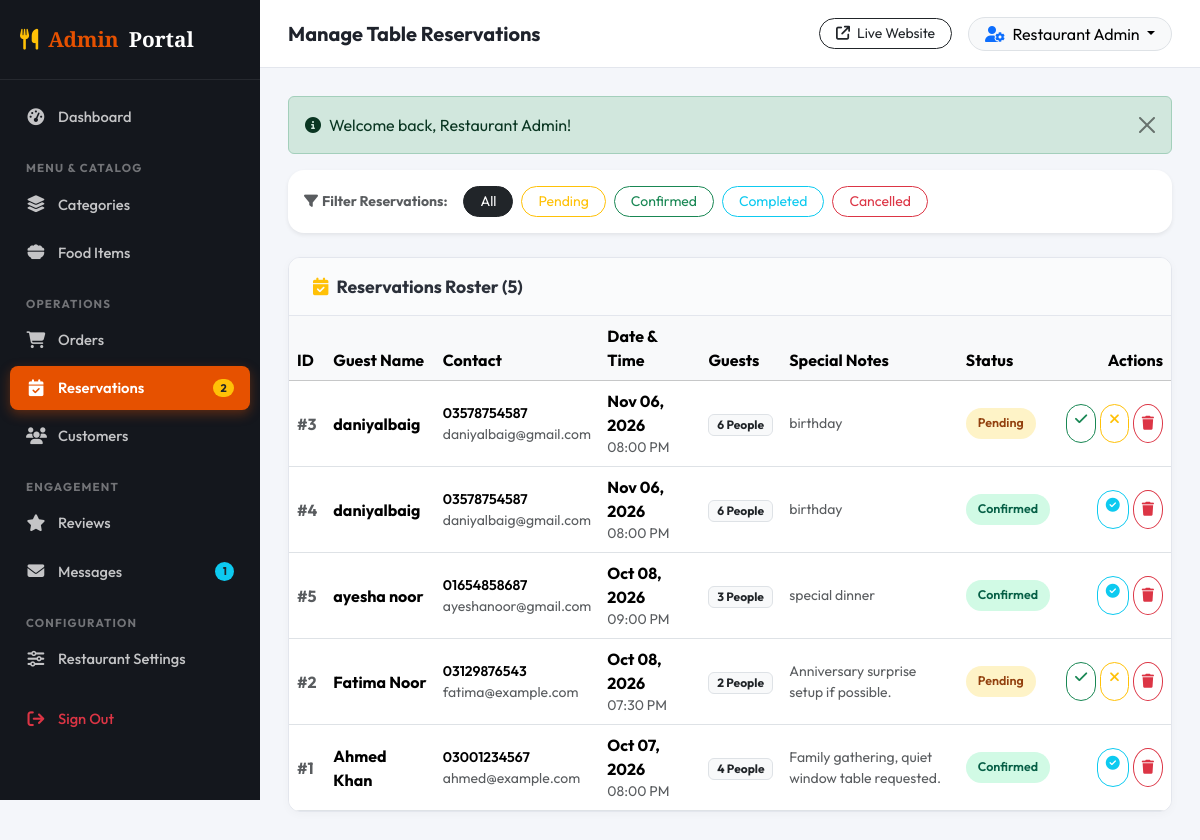
Screenshot of /admin/reservations.php (signed in) with the database file from the repository.
### tables this page shows
CREATE TABLE `reservations` (
  `id` int(11) NOT NULL,
  `user_id` int(11) DEFAULT NULL,
  `customer_name` varchar(100) NOT NULL,
  `email` varchar(150) NOT NULL,
  `phone` varchar(30) NOT NULL,
  `reservation_date` date NOT NULL,
  `reservation_time` time NOT NULL,
  `guests` int(11) NOT NULL DEFAULT 2,
  `special_request` text DEFAULT NULL,
  `status` enum('Pending','Confirmed','Cancelled','Completed') NOT NULL DEFAULT 'Pending',
  `created_at` timestamp NOT NULL DEFAULT current_timestamp()
);

### admin/reservations.php (the view, shortened to what this page needs)
<?php
require_once __DIR__ . '/../config/config.php';
require_once __DIR__ . '/../includes/admin_auth.php';
$filterStatus = sanitize($_GET['status'] ?? 'all');
$sql = "SELECT * FROM reservations";
$params = [];
$sql .= " ORDER BY reservation_date DESC, reservation_time DESC";
$stmt = $pdo->prepare($sql);
$stmt->execute($params);
$reservations = $stmt->fetchAll();
include __DIR__ . '/header.php';
?>
<div class="card border-0 shadow-sm rounded-4 p-3 bg-white mb-4">
  <div class="d-flex flex-wrap gap-2 align-items-center">
    <span class="fw-bold small text-muted me-2"><i class="fa-solid fa-filter me-1"></i>Filter Reservations:</span>
    <a href="<?= BASE_URL ?>admin/reservations.php?status=all" class="btn btn-sm <?= ($filterStatus === 'all') ? 'btn-dark' : 'btn-outline-secondary' ?> rounded-pill px-3">
      All
    </a>
    <a href="<?= BASE_URL ?>admin/reservations.php?status=Pending" class="btn btn-sm <?= ($filterStatus === 'Pending') ? 'btn-warning text-dark fw-bold' : 'btn-outline-warning' ?> rounded-pill px-3">
      Pending
    </a>
    <a href="<?= BASE_URL ?>admin/reservations.php?status=Confirmed" class="btn btn-sm <?= ($filterStatus === 'Confirmed') ? 'btn-success text-white fw-bold' : 'btn-outline-success' ?> rounded-pill px-3">
      Confirmed
    </a>
    <a href="<?= BASE_URL ?>admin/reservations.php?status=Completed" class="btn btn-sm <?= ($filterStatus === 'Completed') ? 'btn-info text-dark fw-bold' : 'btn-outline-info' ?> rounded-pill px-3">
      Completed
    </a>
    <a href="<?= BASE_URL ?>admin/reservations.php?status=Cancelled" class="btn btn-sm <?= ($filterStatus === 'Cancelled') ? 'btn-danger text-white fw-bold' : 'btn-outline-danger' ?> rounded-pill px-3">
      Cancelled
    </a>
  </div>
</div>
<div class="admin-card">
  <div class="admin-card-header">
    <h6 class="admin-card-title"><i class="fa-solid fa-calendar-check text-warning me-2"></i>Reservations Roster (<?= count($reservations) ?>)</h6>
  </div>
  <div class="table-responsive">
    <table class="table align-middle mb-0">
      <thead class="table-light">
        <tr>
          <th>ID</th>
          <th>Guest Name</th>
          <th>Contact</th>
          <th>Date &amp; Time</th>
          <th>Guests</th>
          <th>Special Notes</th>
          <th>Status</th>
          <th class="text-end">Actions</th>
        </tr>
      </thead>
      <tbody>
        <?php if (!empty($reservations)): ?>
          <?php foreach ($reservations as $r): ?>
            <tr>
              <td class="text-muted fw-bold">#<?= $r['id'] ?></td>
              <td>
                <div class="fw-bold"><?= htmlspecialchars($r['customer_name']) ?></div>
              </td>
              <td>
                <div class="small fw-semibold"><?= htmlspecialchars($r['phone']) ?></div>
                <div class="small text-muted"><?= htmlspecialchars($r['email']) ?></div>
              </td>
              <td>
                <strong><?= date('M d, Y', strtotime($r['reservation_date'])) ?></strong>
                <div class="small text-muted"><?= date('h:i A', strtotime($r['reservation_time'])) ?></div>
              </td>
              <td>
                <span class="badge bg-light text-dark border fw-bold"><?= $r['guests'] ?> People</span>
              </td>
              <td class="small text-muted" style="max-width: 200px;">
                <?= !empty($r['special_request']) ? htmlspecialchars($r['special_request']) : '<span class="text-secondary fst-italic">None</span>' ?>
              </td>
              <td>
                <span class="badge-status <?= ($r['status'] === 'Confirmed') ? 'badge-delivered' : (($r['status'] === 'Cancelled') ? 'badge-cancelled' : (($r['status'] === 'Completed') ? 'badge-confirmed' : 'badge-pending')) ?>">
                  <?= $r['status'] ?>
                </span>
              </td>
              <td class="text-end">
                <div class="d-flex justify-content-end gap-1">
                  <?php if ($r['status'] === 'Pending'): ?>
                    <a href="<?= BASE_URL ?>admin/reservations.php?action=confirm&id=<?= $r['id'] ?>" class="btn btn-sm btn-outline-success rounded-pill px-2 py-1" title="Confirm Table">
                      <i class="fa-solid fa-check"></i>
                    </a>
                    <a href="<?= BASE_URL ?>admin/reservations.php?action=cancel&id=<?= $r['id'] ?>" class="btn btn-sm btn-outline-warning rounded-pill px-2 py-1" title="Cancel Table">
                      <i class="fa-solid fa-xmark"></i>
                    </a>
                  <?php endif; ?>
                  <?php if ($r['status'] === 'Confirmed'): ?>
                    <a href="<?= BASE_URL ?>admin/reservations.php?action=complete&id=<?= $r['id'] ?>" class="btn btn-sm btn-outline-info rounded-pill px-2 py-1" title="Mark Completed">
                      <i class="fa-solid fa-circle-check"></i>
                    </a>
                  <?php endif; ?>
                  <a href="<?= BASE_URL ?>admin/reservations.php?action=delete&id=<?= $r['id'] ?>" class="btn btn-sm btn-outline-danger rounded-circle p-2" title="Delete" onclick="return confirm('Delete reservation record permanently?');">
                    <i class="fa-solid fa-trash"></i>
                  </a>
                </div>
              </td>
            </tr>
          <?php endforeach; ?>
        <?php else: ?>
          <tr><td colspan="8" class="text-center py-4 text-muted">No reservations found.</td></tr>
        <?php endif; ?>
      </tbody>
    </table>
  </div>
</div>
<?php include __DIR__ . '/footer.php'; ?>

### assets/css/admin.css (style rules this page uses)
:root { --admin-sidebar-bg: #14171d; --admin-sidebar-hover: #1e222b; --admin-sidebar-active: #e65100; --admin-topbar-bg: #ffffff; --admin-body-bg: #f4f6fa; --admin-card-bg: #ffffff; --admin-border: #e3e6ed; --admin-text-main: #2b303a; --admin-text-muted: #798291; --admin-primary: #e65100; --admin-success: #10b981; --admin-warning: #f59e0b; --admin-danger: #ef4444; --admin-info: #3b82f6; --admin-radius: 12px; }
body.admin-body { font-family: 'Outfit', sans-serif; background-color: var(--admin-body-bg); color: var(--admin-text-main); margin: 0; padding: 0; display: flex; min-height: 100vh; }
.admin-card { background: #fff; border-radius: var(--admin-radius); border: 1px solid var(--admin-border); box-shadow: 0 2px 10px rgba(0,0,0,0.03); margin-bottom: 24px; overflow: hidden; }
.admin-card-header { padding: 18px 24px; border-bottom: 1px solid var(--admin-border); display: flex; align-items: center; justify-content: space-between; background-color: #fafbfc; }
.admin-card-title { font-size: 1.1rem; font-weight: 700; margin: 0; }
.badge-status { padding: 6px 12px; font-size: 0.78rem; font-weight: 600; border-radius: 20px; text-transform: capitalize; display: inline-block; }
.badge-pending { background-color: #fef3c7; color: #92400e; }
.badge-delivered { background-color: #d1fae5; color: #065f46; }

### rows the page displays
reservations: id "3", customer_name "daniyalbaig", phone "03578754587", email "daniyalbaig@gmail.com", reservation_date "Nov 06, 2026", reservation_time "08:00 PM", guests "6", special_request "birthday", status "Pending"
reservations: id "4", customer_name "daniyalbaig", phone "03578754587", email "daniyalbaig@gmail.com", reservation_date "Nov 06, 2026", reservation_time "08:00 PM", guests "6", special_request "birthday", status "Confirmed"
reservations: id "5", customer_name "ayesha noor", phone "01654858687", email "ayeshanoor@gmail.com", reservation_date "Oct 08, 2026", reservation_time "09:00 PM", guests "3", special_request "special dinner", status "Confirmed"
reservations: id "2", customer_name "Fatima Noor", phone "03129876543", email "fatima@example.com", reservation_date "Oct 08, 2026", reservation_time "07:30 PM", guests "2", special_request "Anniversary surprise setup if possible.", status "Pending"
reservations: id "1", customer_name "Ahmed Khan", phone "03001234567", email "ahmed@example.com", reservation_date "Oct 07, 2026", reservation_time "08:00 PM", guests "4", special_request "Family gathering, quiet window table requested.", status "Confirmed"

### other values shown
$pendingReservationsCount "2"
$unreadMessagesCount "1"
$pageTitle "Manage Table Reservations"
$_SESSION['user']['name'] "Restaurant Admin"
$flash['message'] "Welcome back, Restaurant Admin!"
count($reservations) "5"
